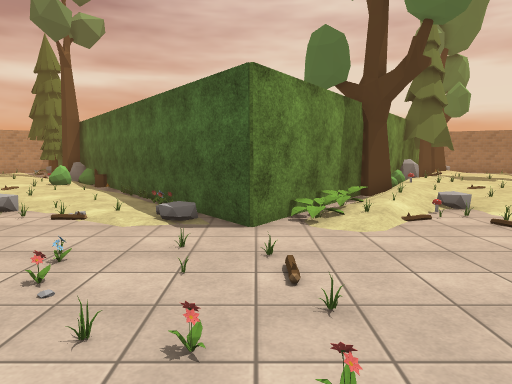
[1] (above)

23 first-person views from a walk through a scene from a Unity 3-D project. The camera is 1.5 m above the floor, tilts 6° down and sees 70° across. The floor is counted in squares, 1 m on a side. Each view is taken from the middle of a square. On the plan, view 1 faces up. The plan holds only what a view shows up to about 16 squares ahead; the rest is blank. The place goes on beyond the plan. Some surface patterns are stand-ins.

[2]
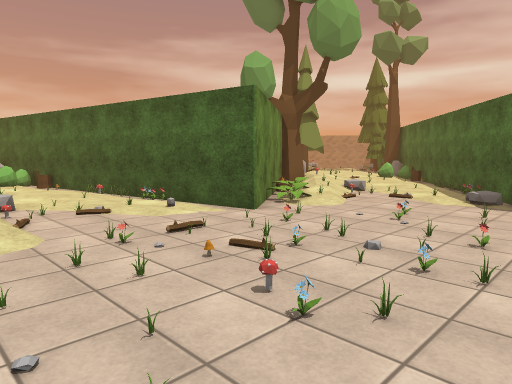

[3]
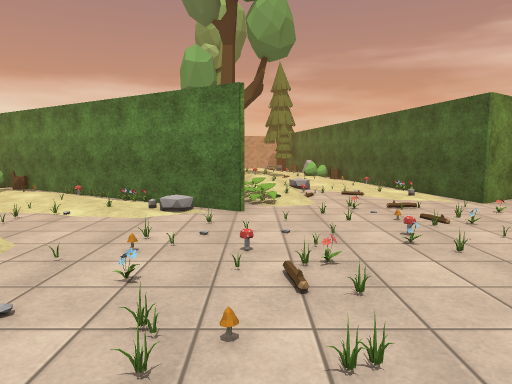

[4]
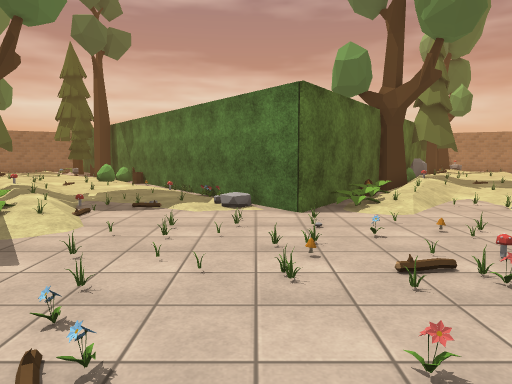

[5]
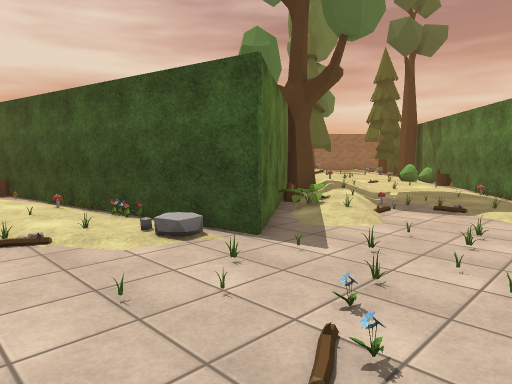

[6]
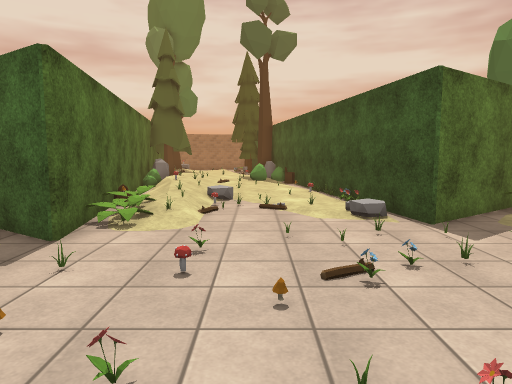

[7]
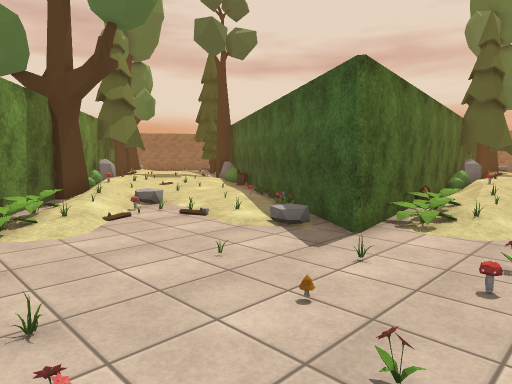

[8]
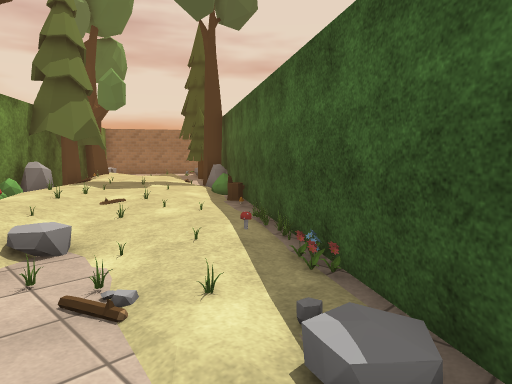

[9]
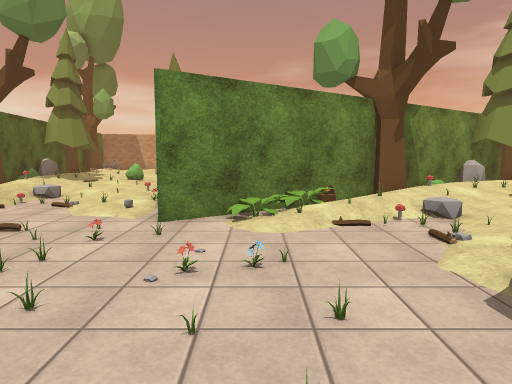

[10]
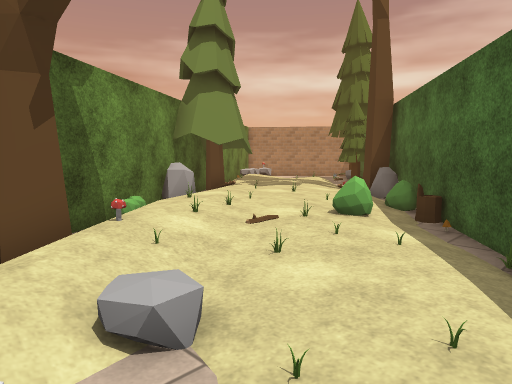

[11]
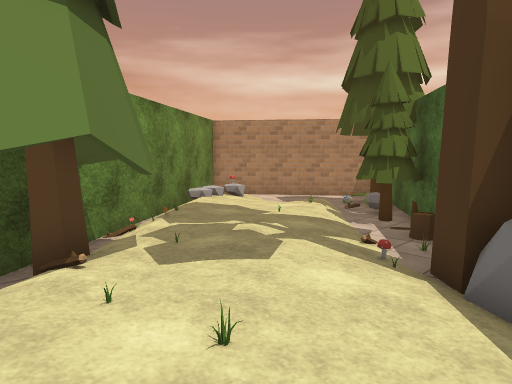

[12]
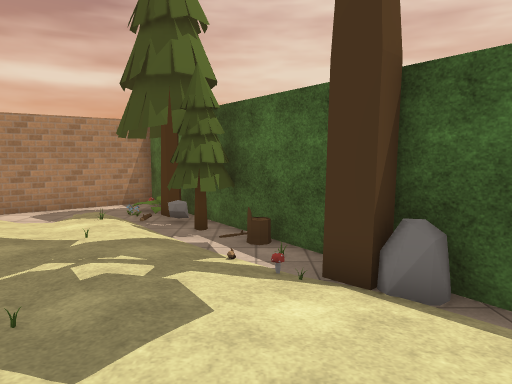

[13]
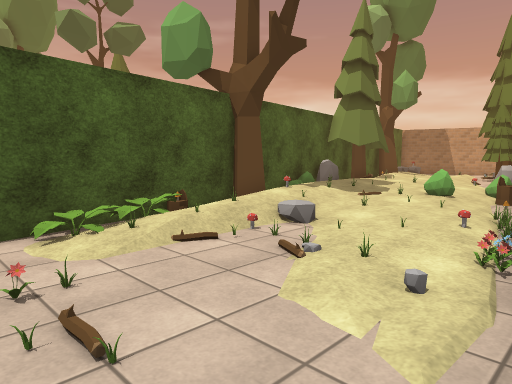

[14]
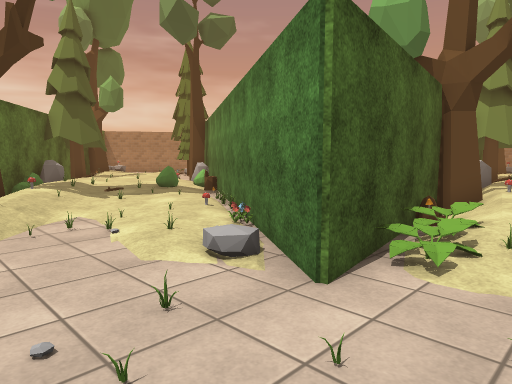

[15]
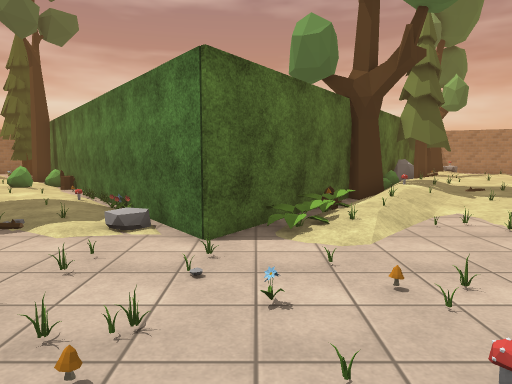

[16]
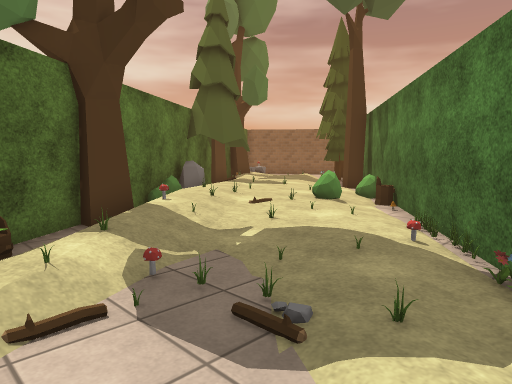

[17]
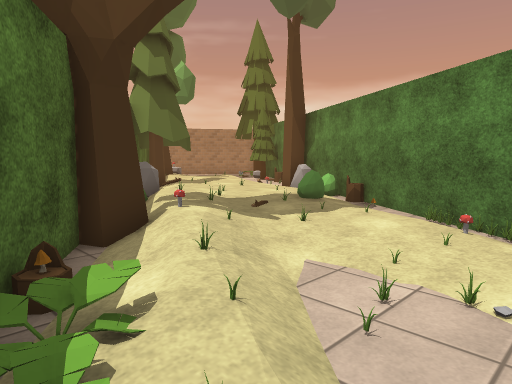

[18]
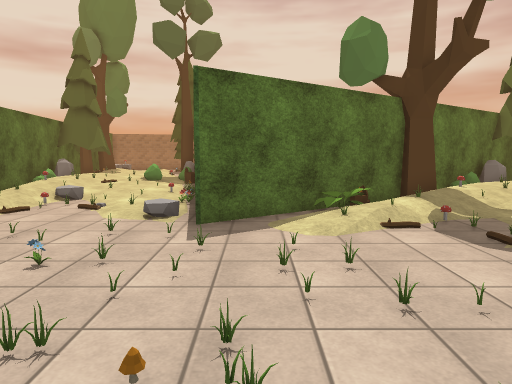

[19]
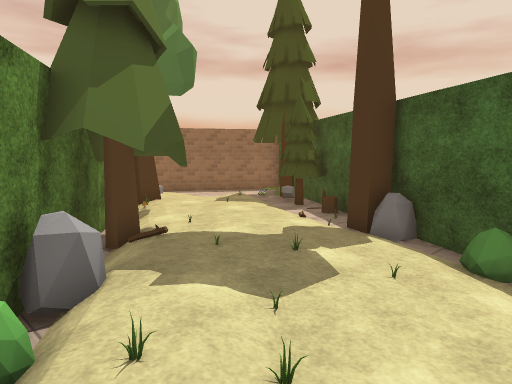

[20]
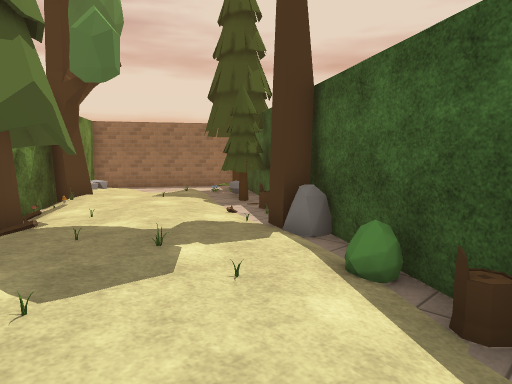

[21]
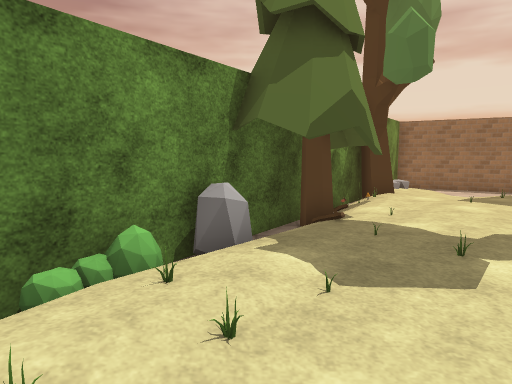

[22]
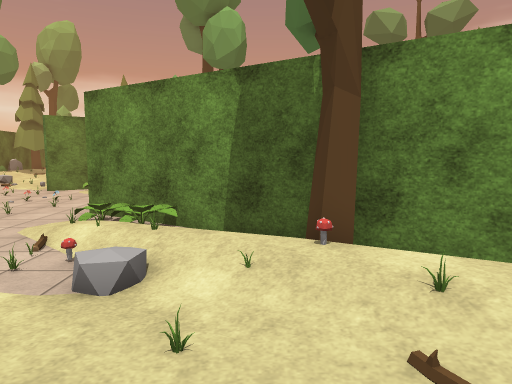

[23]
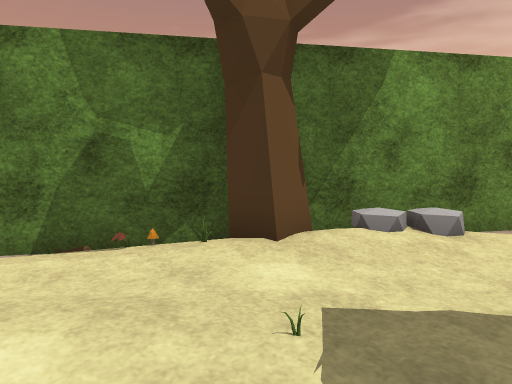

### Floor plan
Key: @ floor where view 1 was taken; # wall or solid block; . main floor; : floor 0.25 m higher than the main floor; + floor 0.5 m higher than the main floor; / step, stairs or slope; = window, fence, low wall or low ledge; B bush; T tree; M mushroom; F flower; S stump; R rock; O other object.
Columns run from 20 left of view 1 to 16 right of it. Each row starts with its distance up from view 1.
 28 ###..##                          #/:.
 27 #...OT#                          #/:.
 26 ...:OT##                        ##:.
 25 O..:O.R#                       #TT:::
 24  :.::/TT#                      #O:::O
 23 #/::::/.S#                    #OO:O::
 22 #/:::O:/ #                   ##O::::T
 21 ##/O::::OTT                  #TT:::/.
 20  ##O:::::OR#                #TTT:::/S
 19   #.O::::::.#              ##:T:::/O#
 18    #TTT::::/##             RRTO:::.T
 17     #TT::O::B#            #B++:O::R#
 16     #T:TO:::/S#          ##/++:::/##
 15      ## ++::B.##         #/O/O:O:/#
 14       #R++::O:/#        #/+OO:::=B
 13       ##/OO::OOO#      #TM+//O:/S#
 12        ##/+O:O::.#     #/+O::::O#
 11         #////..O.##   #////O:O/#
 10          #TMO/.O.O#  ##/OO/.:O##
  9           T/+/.O/O/# #/O/MOO:O#
  8           #./OOO/./##//OOO...#
  7            S//:...........O.##
  6             #/O..O.O........#
  5             ##/..O..O.....O#    #####
  4              #....FO...O../#####.////
  3             ###O...OFO...O.///////O+O
  2       ######....OOOO.F.M..../OOO//://
  1    S##.O.O.O...OOO.FO F..MO....O/.:::
  0  BB...:O:O.....OO.OO@ O.M.....OO..:::
 -1  :::B::::.OO...O.OMFO.F.F.OO....O:::
 -2   :::O:O.//OO..FOO..O....F.O..O..OOO#
 -3  O:::O:/:/O/OO...OOOOO.O.O.O.########
 -4  +++++O+O//O// #..OMO.M.O.O.##
 -5 TT  +O//T##S####.O.O.FOO.O...#
 -6 T RRO#####    ##/..M..OOOOO..##
 -7    #          #/...OO.OO.../O/##
 -8              #OO.........../O/S##
 -9             ##..OO.O/###/..OMOO.#
-10             #OOO.OO//# #/OO../+/T
-11            #O::../O/## ##O.O..OO ##
-12           ##:OO.///##   ##MO.:////#
-13           #.:::/O//#     #O::O:O+/##
-14          #SBBO:/OT##     ##O:O::OOB##
-15         #B.::::OO         ##/:O::++R#
-16         #B::::O+/          ##.B::++T#
-17        #.::::++/#           #S::::+T
-18        RR:::++/O#           ##B:::: T
-19        T :::+OR##            #B: :: T

Positions as (right, up) in squares from view 1, and headings:
1: (0, 0), facing up
2: (1, -4), facing up-left
3: (5, -4), facing left
4: (3, 1), facing down
5: (3, 1), facing down-right
6: (0, 0), facing right
7: (0, 0), facing up-right
8: (4, 4), facing up-right
9: (2, 5), facing left
10: (-4, 8), facing up-left
11: (-9, 15), facing up-left
12: (-12, 15), facing up
13: (-4, 3), facing down-left
14: (-1, -2), facing down-left
15: (1, -2), facing down
16: (4, -7), facing down-right
17: (0, -8), facing down-left
18: (0, -5), facing right
19: (6, 13), facing up-right
20: (8, 12), facing up-right
21: (8, 12), facing up
22: (10, 12), facing left
23: (16, 21), facing up-left
